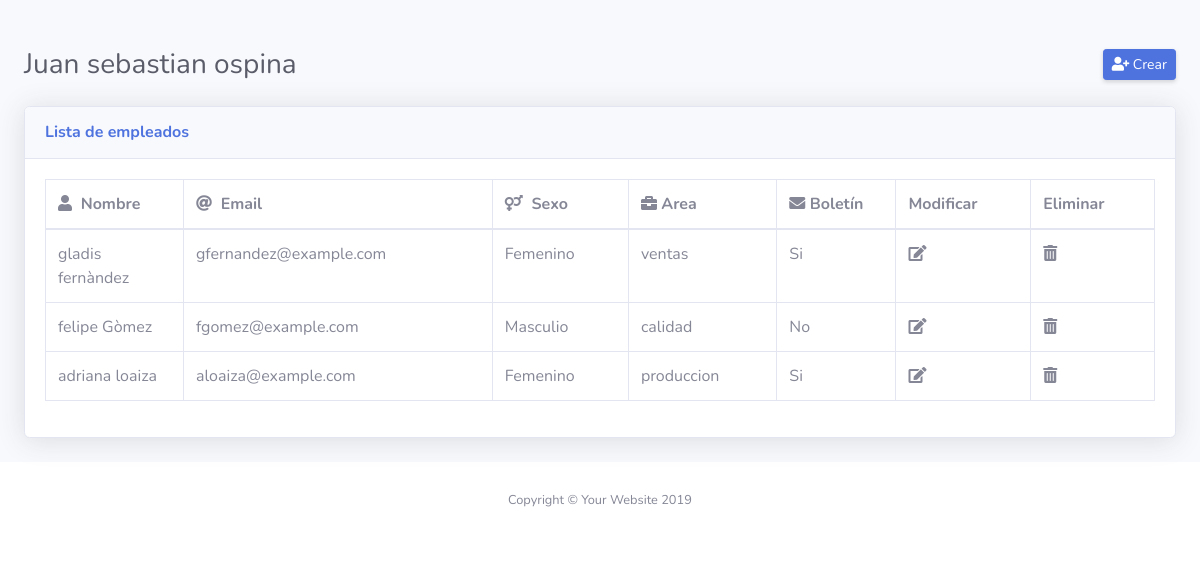
The page / on the database its author committed.
### tables this page shows
CREATE TABLE `empleados` (
  `id` int(11) NOT NULL,
  `nombre` varchar(225) NOT NULL,
  `email` varchar(255) NOT NULL,
  `sexo` char(1) NOT NULL,
  `area_id` int(11) NOT NULL,
  `boletin` int(11) NOT NULL,
  `descripcion` text NOT NULL
);

CREATE TABLE `areas` (
  `id` int(11) NOT NULL,
  `nombre` varchar(225) NOT NULL
);

### conf/conf.php (called while the page is built, shortened)
<?php
class conf{
	public function __construct(){
		try{
			$this->crud=new PDO("mysql:host=localhost; dbname=crud","root","");
			$this->crud->setAttribute(PDO::ATTR_ERRMODE, PDO::ERRMODE_EXCEPTION);
			$this->crud->exec("SET CHARACTER SET utf8");
			return $this->crud;
		}catch(Exception $e){
			die("error con coneccion de base de datos".$e->getMessage());
		}
	}
}
?>

### controller/empleado/get/index.php (called while the page is built)
<?php
	include_once("../modelo/modelo.php");
	$exito=new modelo();
	$exito2=new modelo();
	$datos=$exito->read("empleados","*");
	$areas=$exito2->read("areas","*");
?>

### modelo/modelo.php (called while the page is built, shortened)
<?php
include_once("../conf/conf.php");
class modelo extends conf{
	public function read($table,$data,$condi=false){
		$sql="select $data from $table";
		 $work=$this->crud->prepare($sql);
		$work->execute();
		$success=$work->fetchAll(PDO :: FETCH_ASSOC);
		$this->crud=null;
		return $success;
	}
}
?>

### view/items/lista.php (the view)
<?php
  include_once("../controller/empleado/get/index.php");
 ?>
<div class="card shadow mb-4">
            <div class="card-header py-3">
              <h6 class="m-0 font-weight-bold text-primary">Lista de empleados</h6>
            </div>
            <div class="card-body">
                <div id="dataTable_wrapper" class="dataTables_wrapper dt-bootstrap4">
                    <div class="row">
                      <div class="col-sm-12">
                        <table class="table table-bordered dataTable" id="dataTable" width="100%" cellspacing="0" role="grid" aria-describedby="dataTable_info" style="width: 100%;">
                  <thead>
                    <tr role="row">
                      <th class="sorting_asc" tabindex="0" aria-controls="dataTable" rowspan="1" colspan="1" aria-sort="ascending" aria-label="Name: activate to sort column descending" style="width: 57px;">
                      <i class="fas fa-user"></i> &nbsp;Nombre
                    </th>
                    <th class="sorting" tabindex="0" aria-controls="dataTable" rowspan="1" colspan="1" aria-label="Position: activate to sort column ascending" style="width: 62px;">
                    <i class="fas fa-at"></i> &nbsp;Email
                  </th>
                  <th class="sorting" tabindex="0" aria-controls="dataTable" rowspan="1" colspan="1" aria-label="Office: activate to sort column ascending" style="width: 50px;">
                  <i class="fas fa-venus-mars"></i> &nbsp;Sexo
                </th>
                <th class="sorting" tabindex="0" aria-controls="dataTable" rowspan="1" colspan="1" aria-label="Age: activate to sort column ascending" style="width: 31px;">
                <i class="fas fa-briefcase"></i>&nbsp;Area
              </th>
              <th class="sorting" tabindex="0" aria-controls="dataTable" rowspan="1" colspan="1" aria-label="Start date: activate to sort column ascending" style="width: 68px;">
              <i class="fas fa-envelope"></i>&nbsp;Boletín
            </th>
             <th class="sorting" tabindex="0" aria-controls="dataTable" rowspan="1" colspan="1" aria-label="Start date: activate to sort column ascending" style="width: 68px;">
              Modificar
            </th>
             <th class="sorting" tabindex="0" aria-controls="dataTable" rowspan="1" colspan="1" aria-label="Start date: activate to sort column ascending" style="width: 68px;">
              Eliminar
            </th>
        </tr>
                  </thead>
                  <tbody>
                  <?php
                  foreach ($datos as $da) {
                    echo '<tr role="row" class="even">
                      <td class="sorting_1">'.$da['nombre'].'</td>
                      <td>'.$da['email'].'</td>
                      <td>';
                      if($da['sexo']=="f"){
                        echo "Femenino";
                        }else{
                          echo "Masculio";
                        }
                        echo '</td>
                      <td>';
                      foreach ($areas as $a) {
                        if($da['area_id']==$a['id']){
                          echo $a['nombre'];
                        }
                      }
                      echo '</td>
                      <td>';
                      if($da['boletin']==1){
                        echo "Si";
                      }else{
                        echo "No";
                      }
                      echo'</td>
                      <td><a data-url="../controller/empleado/get/editar.php" data-id="'.$da['id'].'"class="edi"><i class="fas fa-edit"></i></a></td>
                      <td><a data-url="../controller/empleado/post/eliminar.php"data-id="'.$da['id'].'"class="elim"><i class="fas fa-trash-alt"></a></i></td>
                    </tr>
';
                  }
                  ?>
                  </tbody>
                </table>
              </div>
                </div>
              </div>
            </div>
          </div>

### view/partes/header.php (shortened to what this page needs)
<!DOCTYPE html>
<html lang="en">
<head>
  <link href="vendor/fontawesome-free/css/all.min.css" rel="stylesheet" type="text/css">
  <link href="css/sb-admin-2.min.css" rel="stylesheet">
  <link rel="stylesheet" href="https://use.fontawesome.com/releases/v5.8.2/css/all.css">
</head>

### web/index.php
<?php
include_once("../view/partes/header.php");
?>
<body id="page-top">
  <div id="wrapper">
    <div id="content-wrapper" class="d-flex flex-column">
      <div id="content">
        <div class="container-fluid">
          <br><br>
          <div class="d-sm-flex align-items-center justify-content-between mb-4">
            <h1 class="h3 mb-0 text-gray-800">Juan sebastian ospina</h1>
            <a href="../view/items/crear.php" class="d-none d-sm-inline-block btn btn-sm btn-primary shadow-sm"><i class="fas fa-user-plus"></i> Crear</a>
          </div>
          <div class="respuesta">
          <?php
              include_once("../view/items/lista.php");
          ?>
          </div>
        </div>
      </div>
      <?php
      include_once("../view/partes/footer.php");
      ?>

### view/partes/footer.php (shortened to what this page needs)
<footer class="sticky-footer bg-white">
        <div class="container my-auto">
          <div class="copyright text-center my-auto">
            <span>Copyright &copy; Your Website 2019</span>
          </div>
        </div>
      </footer>
    </div>
  </div>
</body>
</html>

### rows shown on the page
empleados: nombre "gladis fernàndez", email "gfernandez@example.com", sexo "Femenino", boletin "Si"
areas: nombre "ventas"
empleados: nombre "felipe Gòmez", email "fgomez@example.com", sexo "Masculio", boletin "No"
areas: nombre "calidad"
empleados: nombre "adriana loaiza", email "aloaiza@example.com", sexo "Femenino", boletin "Si"
areas: nombre "produccion"
